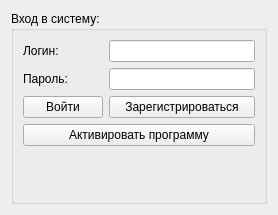
<?xml version="1.0" encoding="UTF-8"?>
<ui version="4.0">
 <class>mainwindow</class>
 <widget class="QWidget" name="mainwindow">
  <property name="geometry">
   <rect>
    <x>0</x>
    <y>0</y>
    <width>278</width>
    <height>215</height>
   </rect>
  </property>
  <property name="minimumSize">
   <size>
    <width>278</width>
    <height>215</height>
   </size>
  </property>
  <property name="maximumSize">
   <size>
    <width>278</width>
    <height>215</height>
   </size>
  </property>
  <property name="windowTitle">
   <string>SimpleChat</string>
  </property>
  <layout class="QVBoxLayout" name="verticalLayout">
   <item>
    <widget class="QGroupBox" name="groupBox">
     <property name="title">
      <string>Вход в систему:</string>
     </property>
     <layout class="QFormLayout" name="formLayout">
      <item row="0" column="0">
       <widget class="QLabel" name="login_label">
        <property name="text">
         <string>Логин:</string>
        </property>
       </widget>
      </item>
      <item row="0" column="1">
       <widget class="QLineEdit" name="login_line">
        <property name="text">
         <string/>
        </property>
        <property name="maxLength">
         <number>4</number>
        </property>
        <property name="frame">
         <bool>true</bool>
        </property>
        <property name="echoMode">
         <enum>QLineEdit::Normal</enum>
        </property>
        <property name="placeholderText">
         <string/>
        </property>
        <property name="clearButtonEnabled">
         <bool>true</bool>
        </property>
       </widget>
      </item>
      <item row="1" column="1">
       <widget class="QLineEdit" name="passwd_line">
        <property name="maxLength">
         <number>6</number>
        </property>
        <property name="echoMode">
         <enum>QLineEdit::Password</enum>
        </property>
        <property name="clearButtonEnabled">
         <bool>true</bool>
        </property>
       </widget>
      </item>
      <item row="1" column="0">
       <widget class="QLabel" name="passwd_label">
        <property name="text">
         <string>Пароль:</string>
        </property>
       </widget>
      </item>
      <item row="2" column="0">
       <widget class="QPushButton" name="enter_pushButton">
        <property name="text">
         <string>Войти</string>
        </property>
       </widget>
      </item>
      <item row="2" column="1">
       <widget class="QPushButton" name="register_pushButton">
        <property name="text">
         <string>Зарегистрироваться</string>
        </property>
       </widget>
      </item>
      <item row="3" column="0" colspan="2">
       <widget class="QPushButton" name="activate_pushButton">
        <property name="text">
         <string>Активировать программу</string>
        </property>
       </widget>
      </item>
      <item row="4" column="0" colspan="2">
       <widget class="QLabel" name="status_label">
        <property name="text">
         <string/>
        </property>
       </widget>
      </item>
     </layout>
    </widget>
   </item>
  </layout>
 </widget>
 <resources/>
 <connections/>
</ui>
